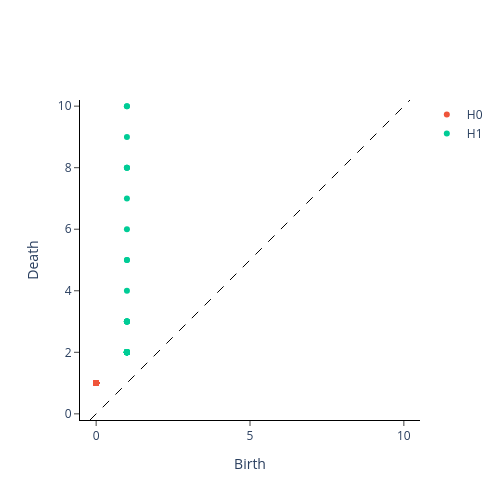

The notebook cell saved with this chart:
### Markdown cell above
Layer 2

### Code cell
distance_matrix = geodesic_distance_matrix(act_dict[1], k_neighbors=k)
mprint(distance_matrix)

dgm = ripser_parallel(
    distance_matrix,
    metric="precomputed",
    maxdim=maxdim,
    n_threads=-1,
    # thresh=0.9,
)
dgm_gtda = _postprocess_diagrams([dgm["dgms"]], "ripser", list(range(maxdim + 1)), np.inf, True)[0]
print(calculate_betti_numbers(dgm_gtda, threshold=threshold, dim=maxdim))
plot_diagram(dgm_gtda)

### Figure 1 — Plotly figure (JSON) as saved in the notebook; plotly's stock layout.template omitted (floating-point values rounded to 4 significant figures; data arrays with more than 128 entries replaced by an {"elided": "..."} marker saying what was removed)
{"data": [{"hoverinfo": "none", "line": {"color": "black", "dash": "dash", "width": 1}, "mode": "lines", "showlegend": false, "type": "scatter", "x": [-0.2, 10.2], "y": [-0.2, 10.2]}, {"hoverinfo": "text", "hovertext": {"elided": "1999 str values"}, "mode": "markers", "name": "H0", "type": "scatter", "x": {"elided": "1999 int values"}, "y": {"elided": "1999 int values"}}, {"hoverinfo": "text", "hovertext": ["(1.0, 10.0), multiplicity: 2", "(1.0, 10.0), multiplicity: 2", "(1.0, 9.0)", "(1.0, 8.0), multiplicity: 3", "(1.0, 8.0), multiplicity: 3", "(1.0, 8.0), multiplicity: 3", "(1.0, 7.0)", "(1.0, 6.0)", "(1.0, 5.0), multiplicity: 2", "(1.0, 5.0), multiplicity: 2", "(1.0, 4.0)", "(1.0, 3.0), multiplicity: 7", "(1.0, 3.0), multiplicity: 7", "(1.0, 3.0), multiplicity: 7", "(1.0, 3.0), multiplicity: 7", "(1.0, 3.0), multiplicity: 7", "(1.0, 3.0), multiplicity: 7", "(1.0, 3.0), multiplicity: 7", "(1.0, 2.0), multiplicity: 66", "(1.0, 2.0), multiplicity: 66", "(1.0, 2.0), multiplicity: 66", "(1.0, 2.0), multiplicity: 66", "(1.0, 2.0), multiplicity: 66", "(1.0, 2.0), multiplicity: 66", "(1.0, 2.0), multiplicity: 66", "(1.0, 2.0), multiplicity: 66", "(1.0, 2.0), multiplicity: 66", "(1.0, 2.0), multiplicity: 66", "(1.0, 2.0), multiplicity: 66", "(1.0, 2.0), multiplicity: 66", "(1.0, 2.0), multiplicity: 66", "(1.0, 2.0), multiplicity: 66", "(1.0, 2.0), multiplicity: 66", "(1.0, 2.0), multiplicity: 66", "(1.0, 2.0), multiplicity: 66", "(1.0, 2.0), multiplicity: 66", "(1.0, 2.0), multiplicity: 66", "(1.0, 2.0), multiplicity: 66", "(1.0, 2.0), multiplicity: 66", "(1.0, 2.0), multiplicity: 66", "(1.0, 2.0), multiplicity: 66", "(1.0, 2.0), multiplicity: 66", "(1.0, 2.0), multiplicity: 66", "(1.0, 2.0), multiplicity: 66", "(1.0, 2.0), multiplicity: 66", "(1.0, 2.0), multiplicity: 66", "(1.0, 2.0), multiplicity: 66", "(1.0, 2.0), multiplicity: 66", "(1.0, 2.0), multiplicity: 66", "(1.0, 2.0), multiplicity: 66", "(1.0, 2.0), multiplicity: 66", "(1.0, 2.0), multiplicity: 66", "(1.0, 2.0), multiplicity: 66", "(1.0, 2.0), multiplicity: 66", "(1.0, 2.0), multiplicity: 66", "(1.0, 2.0), multiplicity: 66", "(1.0, 2.0), multiplicity: 66", "(1.0, 2.0), multiplicity: 66", "(1.0, 2.0), multiplicity: 66", "(1.0, 2.0), multiplicity: 66", "(1.0, 2.0), multiplicity: 66", "(1.0, 2.0), multiplicity: 66", "(1.0, 2.0), multiplicity: 66", "(1.0, 2.0), multiplicity: 66", "(1.0, 2.0), multiplicity: 66", "(1.0, 2.0), multiplicity: 66", "(1.0, 2.0), multiplicity: 66", "(1.0, 2.0), multiplicity: 66", "(1.0, 2.0), multiplicity: 66", "(1.0, 2.0), multiplicity: 66", "(1.0, 2.0), multiplicity: 66", "(1.0, 2.0), multiplicity: 66", "(1.0, 2.0), multiplicity: 66", "(1.0, 2.0), multiplicity: 66", "(1.0, 2.0), multiplicity: 66", "(1.0, 2.0), multiplicity: 66", "(1.0, 2.0), multiplicity: 66", "(1.0, 2.0), multiplicity: 66", "(1.0, 2.0), multiplicity: 66", "(1.0, 2.0), multiplicity: 66", "(1.0, 2.0), multiplicity: 66", "(1.0, 2.0), multiplicity: 66", "(1.0, 2.0), multiplicity: 66", "(1.0, 2.0), multiplicity: 66"], "mode": "markers", "name": "H1", "type": "scatter", "x": [1, 1, 1, 1, 1, 1, 1, 1, 1, 1, 1, 1, 1, 1, 1, 1, 1, 1, 1, 1, 1, 1, 1, 1, 1, 1, 1, 1, 1, 1, 1, 1, 1, 1, 1, 1, 1, 1, 1, 1, 1, 1, 1, 1, 1, 1, 1, 1, 1, 1, 1, 1, 1, 1, 1, 1, 1, 1, 1, 1, 1, 1, 1, 1, 1, 1, 1, 1, 1, 1, 1, 1, 1, 1, 1, 1, 1, 1, 1, 1, 1, 1, 1, 1], "y": [10, 10, 9, 8, 8, 8, 7, 6, 5, 5, 4, 3, 3, 3, 3, 3, 3, 3, 2, 2, 2, 2, 2, 2, 2, 2, 2, 2, 2, 2, 2, 2, 2, 2, 2, 2, 2, 2, 2, 2, 2, 2, 2, 2, 2, 2, 2, 2, 2, 2, 2, 2, 2, 2, 2, 2, 2, 2, 2, 2, 2, 2, 2, 2, 2, 2, 2, 2, 2, 2, 2, 2, 2, 2, 2, 2, 2, 2, 2, 2, 2, 2, 2, 2]}], "layout": {"height": 500, "plot_bgcolor": "white", "width": 500, "xaxis": {"autorange": false, "exponentformat": "e", "linecolor": "black", "linewidth": 1, "mirror": false, "range": [-0.2, 10.2], "showexponent": "all", "showline": true, "side": "bottom", "ticks": "outside", "title": {"text": "Birth"}, "type": "linear", "zeroline": true}, "yaxis": {"autorange": false, "exponentformat": "e", "linecolor": "black", "linewidth": 1, "mirror": false, "range": [-0.2, 10.2], "scaleanchor": "x", "scaleratio": 1, "showexponent": "all", "showline": true, "side": "left", "ticks": "outside", "title": {"text": "Death"}, "type": "linear", "zeroline": true}}}
